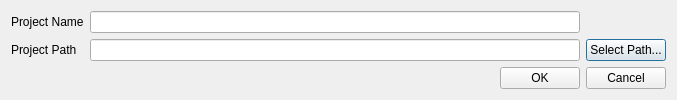
<?xml version="1.0" encoding="UTF-8"?>
<ui version="4.0">
 <class>NewProjectDialog</class>
 <widget class="QDialog" name="NewProjectDialog">
  <property name="geometry">
   <rect>
    <x>0</x>
    <y>0</y>
    <width>677</width>
    <height>98</height>
   </rect>
  </property>
  <property name="windowTitle">
   <string>New Project</string>
  </property>
  <layout class="QVBoxLayout" name="verticalLayout">
   <item>
    <layout class="QGridLayout" name="gridLayout">
     <item row="1" column="1">
      <widget class="QLineEdit" name="projectPath">
       <property name="text">
        <string/>
       </property>
      </widget>
     </item>
     <item row="0" column="0">
      <widget class="QLabel" name="label">
       <property name="text">
        <string>Project Name</string>
       </property>
      </widget>
     </item>
     <item row="0" column="1">
      <widget class="QLineEdit" name="projectName">
       <property name="text">
        <string/>
       </property>
      </widget>
     </item>
     <item row="1" column="0">
      <widget class="QLabel" name="label_2">
       <property name="text">
        <string>Project Path</string>
       </property>
      </widget>
     </item>
     <item row="1" column="2">
      <widget class="QPushButton" name="choosePath">
       <property name="text">
        <string>Select Path...</string>
       </property>
      </widget>
     </item>
    </layout>
   </item>
   <item>
    <layout class="QHBoxLayout" name="horizontalLayout">
     <item>
      <spacer name="horizontalSpacer">
       <property name="orientation">
        <enum>Qt::Horizontal</enum>
       </property>
       <property name="sizeHint" stdset="0">
        <size>
         <width>40</width>
         <height>20</height>
        </size>
       </property>
      </spacer>
     </item>
     <item>
      <widget class="QPushButton" name="okButton">
       <property name="text">
        <string>OK</string>
       </property>
      </widget>
     </item>
     <item>
      <widget class="QPushButton" name="cancelButton">
       <property name="text">
        <string>Cancel</string>
       </property>
      </widget>
     </item>
    </layout>
   </item>
  </layout>
 </widget>
 <tabstops>
  <tabstop>projectName</tabstop>
  <tabstop>projectPath</tabstop>
  <tabstop>choosePath</tabstop>
  <tabstop>okButton</tabstop>
  <tabstop>cancelButton</tabstop>
 </tabstops>
 <resources/>
 <connections/>
</ui>
